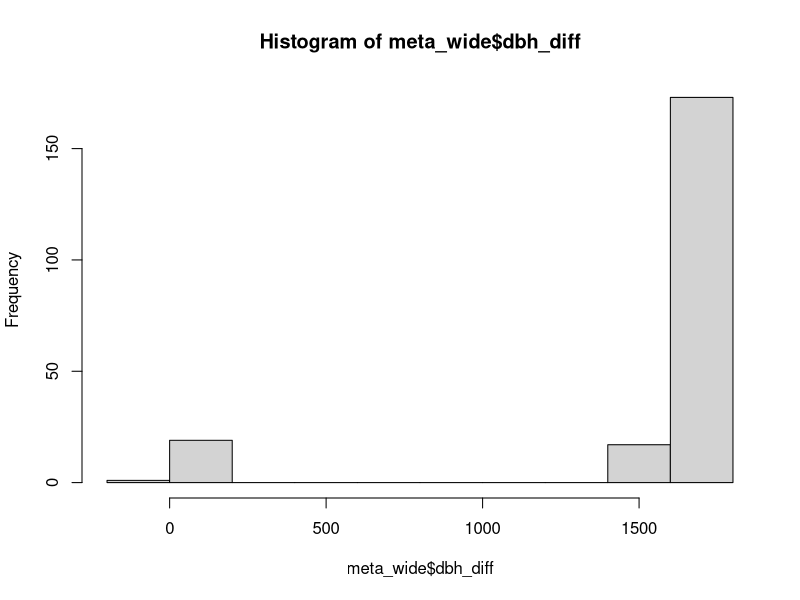

Write the R code that produced this figure. (Note: this script raises an error after producing the figure.)
library(reshape2)
library(dplyr)
library(tidyr)

meta_update = read.csv('data/D1823/D1823_meta_update.csv')
meta_update = meta_update[,which(!(colnames(meta_update)%in% c("ancient_id", "species_id")))]

rw_update   = read.csv('data/D1823/D1823_rw_update.csv')

meta_wide = meta_update %>% 
  group_by(stem_id, x, y) %>% 
  distinct() %>%
  tidyr::pivot_wider(names_from = year, values_from = dbh) %>%
  unnest()

# some duplicates
rw_update[which(duplicated(rw_update$stem_id)), 'stem_id']

rw_update[which(rw_update$stem_id == "405"),]

# 
rw_update = rw_update[which(!duplicated(rw_update$stem_id)), ]


rw_sum = data.frame(stem_id = rw_update$stem_id, dbh_rw = rowSums(rw_update[,3:ncol(rw_update)], na.rm=TRUE)/10*2)

meta_wide = merge(meta_wide, rw_sum)
meta_wide$dbh_diff = meta_wide$`2019` - meta_wide$dbh_rw

hist(meta_wide$dbh_diff)
meta_wide[which(meta_wide$dbh_diff>20),]


meta_wide[which(!is.na(meta_wide$`2021`)),]

# why do they not aligh with earlier census measurements?
# different species_id or ancient_id

meta_update[which(meta_update$stem_id=='T60'),]



dbh = read.csv('data/D1823/D1823_dbh.csv')
dbh$sd = apply(dbh[,3:7], 1, sd)
dbh$mean = apply(dbh[,3:7], 1, mean)

ggplot(data=dbh) +
  geom_point(aes(x=mean, y=sd), size=3) +
  theme_bw(16) +
  xlab('Mean DBH (cm)') +
  ylab('Standard deviation DBH (cm)') +
  ylim(c(0, 1.2))
# ggsave('')

foo = melt(dbh, id.vars = c('stem_id', 'species_code'))

ggplot(data=foo) +
  geom_point(aes(x=stem_id, y=value))
